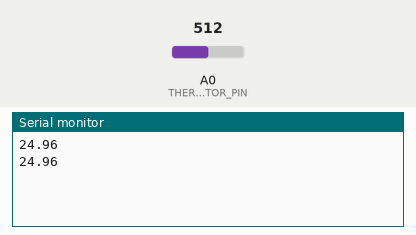
This sketch was run on a simulated Arduino Uno, built with avr-gcc and run on an emulated ATmega328P. Parts: the last lines printed to the serial monitor. Inputs (shaded band) come from the test bench; at power-on: A0 (THERMISTOR_PIN) = 512.

Above: at 5.8 s.
5.9 s: A0 (THERMISTOR_PIN) set to 716
At 11.0 s:
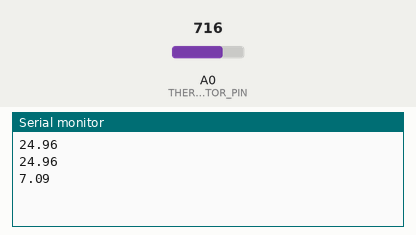
11.9 s: A0 (THERMISTOR_PIN) set to 900
At 16.0 s:
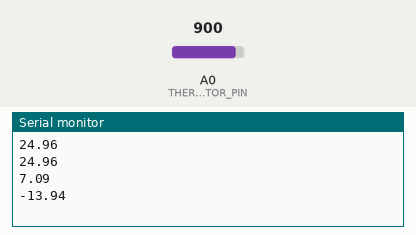
Timing chart, 0 to 17.5 s (numbered marks = the images above; inputs shaded):
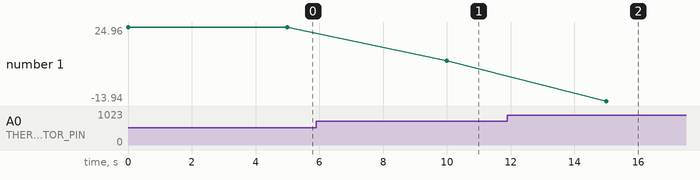

The sketch:

thermo.ino
```cpp
#define SERIES_RESISTOR 100000
#define THERMISTOR_PIN A0

void setup(void) {
  Serial.begin(9600);
}

void loop(void) {
  float thermistorVoltageDrop = analogRead(THERMISTOR_PIN);
  float thermistorResistance = SERIES_RESISTOR * thermistorVoltageDrop / (1023 - thermistorVoltageDrop);
  float temperatureC = (1.0 / (log(thermistorResistance / 100000) / 3950 + (1.0 / (25 + 273.15)))) - 273.15;
  Serial.println(temperatureC);
  delay(5000);
}
```

Measured:
- after the input at 5.9 s, the serial monitor: prints a new line after 4.1 s (image 1)
- after the input at 11.9 s, the serial monitor: prints a new line after 3.1 s (image 2)
- plotted number 1: 24.96 → 7.09 after the input at 5.9 s, 7.09 → -13.94 after the input at 11.9 s
